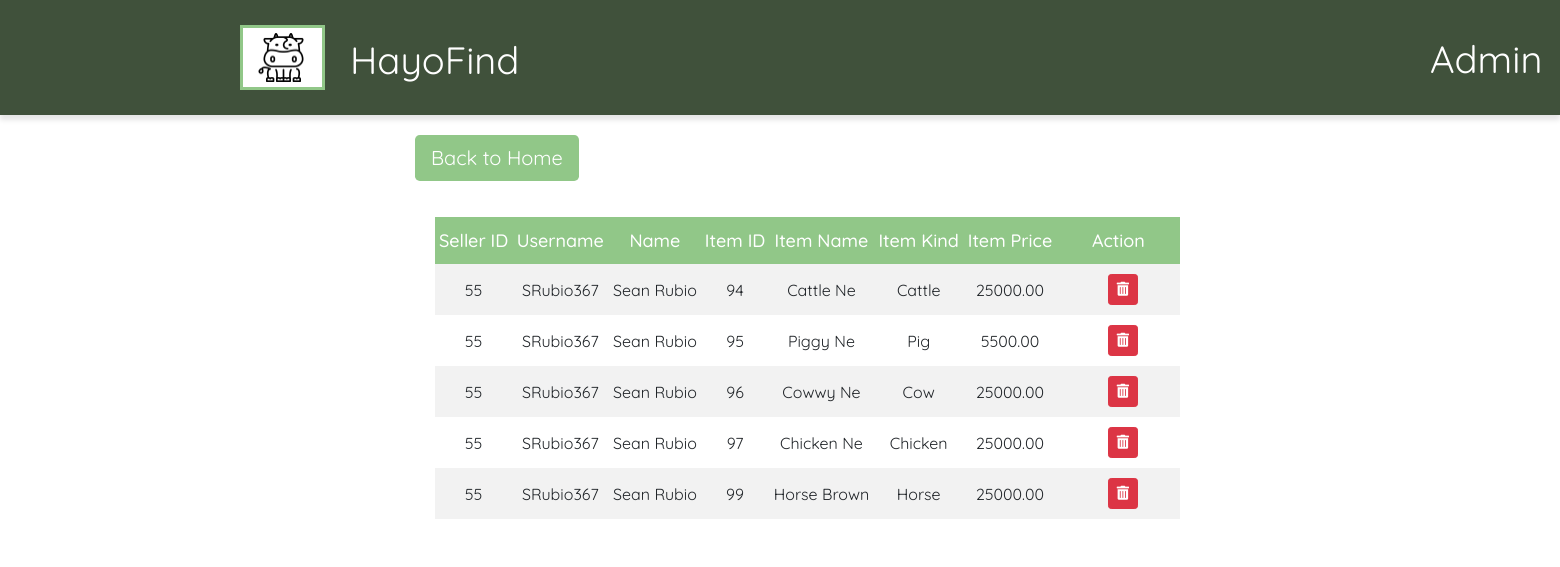
Page /admin/manageSellerProducts.php on the committed database.
### tables this page shows
CREATE TABLE `merchants` (
  `id` int(5) UNSIGNED NOT NULL,
  `fname` varchar(20) NOT NULL,
  `lname` varchar(20) NOT NULL,
  `phoneNumber` varchar(15) NOT NULL,
  `username` varchar(255) NOT NULL,
  `password` varchar(999) NOT NULL,
  `img` varchar(999) NOT NULL,
  `email` varchar(255) NOT NULL,
  `gender` varchar(255) NOT NULL,
  `address` varchar(255) NOT NULL,
  `dob` date DEFAULT NULL,
  `documents` varchar(999) NOT NULL
);

CREATE TABLE `products` (
  `merchantsID_fk` int(5) UNSIGNED NOT NULL,
  `item_ID` int(10) UNSIGNED NOT NULL,
  `item_IMG` varchar(999) NOT NULL,
  `item_Name` varchar(150) NOT NULL,
  `item_Age` int(11) NOT NULL,
  `item_Breed` varchar(150) NOT NULL,
  `item_Price` decimal(10,2) NOT NULL,
  `item_Weight` decimal(10,2) NOT NULL,
  `item_Desc` varchar(999) NOT NULL,
  `item_Stock` int(11) NOT NULL
);

CREATE TABLE `product_kind` (
  `prim_id` int(11) NOT NULL,
  `id` int(10) UNSIGNED NOT NULL,
  `item_Kind` varchar(256) NOT NULL
);

### admin/manageSellerProducts.php (the view, shortened to what this page needs)
<?php
    $con = connection();
?>
<!DOCTYPE html>
<html lang="en">
<head>
    <link rel="stylesheet" href="https://cdnjs.cloudflare.com/ajax/libs/font-awesome/5.15.3/css/all.min.css" />
     <link rel="stylesheet" href="https://stackpath.bootstrapcdn.com/bootstrap/4.4.1/css/bootstrap.min.css">
    <link rel="stylesheet" href="https://use.fontawesome.com/releases/v5.8.2/css/all.css">
    <link href='https://cdn.jsdelivr.net/npm/boxicons@2.0.5/css/boxicons.min.css' rel='stylesheet'>
</head>
<body>
    <?php
        require_once('adminHeader.php');
    ?>
    <div class="container-fluid">
    <a class="mb-3 button" href="index.php" id="backtohome" style="margin-left: 400px;">Back to Home</a>
    <div class="row">
        <div class="card col-lg-12" style="border: none !important; margin-left: 400px;">
            <div class="card-body">
                <table class="table-striped col-md-6 text-center">
                    <thead style="background-color: #91C788 !important; color: white;">
                        <tr>
                            <th>Seller ID</th>
                            <th>Username</th>
                            <th>Name</th>
                            <th>Item ID</th>
                            <th>Item Name</th>
                            <th>Item Kind</th>
                            <th>Item Price</th>
                            <th>Action</th>
                        </tr>
                    </thead>
                    <tbody>
                        <?php
                        $sql = "SELECT * FROM merchants";
                        $result = mysqli_query($con, $sql);
                        while ($row = mysqli_fetch_assoc($result)) {
                            $id = $row['id'];
                            $username = $row['username'];
                            $name = $row['fname'] . ' ' . $row['lname'];
                           $productsSQL = "SELECT p.*, k.item_Kind
                           FROM products p
                           JOIN product_kind k ON p.item_ID = k.id
                           WHERE p.merchantsID_fk = '$id'";
                           $productsResult = mysqli_query($con, $productsSQL);
                            while ($rows = mysqli_fetch_assoc($productsResult)) {
                                $item_ID = $rows['item_ID'];
                                $item_Name = $rows['item_Name'];
                                $item_Kind = $rows['item_Kind'];
                                $item_Price = $rows['item_Price'];
                                echo '<tr>
                                    <td>' . $id . '</td>
                                    <td>' . $username . '</td>
                                    <td>' . $name . ' </td>
                                    <td>' . $item_ID . ' </td>
                                    <td>' . $item_Name . ' </td>
                                    <td>' . $item_Kind . ' </td>
                                    <td>' . $item_Price . ' </td>
                                    <td class="text-center">
                                        <div class="row mx-auto" style="width:112px">
                                            <button class="btn btn-sm btn-primary d-none" type="button">Verify</button>';
                                                echo '<form action="function/_userManage.php" method="POST">
                                                        <button name="removeUser" class="btn btn-sm btn-danger" style="margin-left:9px;"> <i class="fas fa-trash-alt"></i></button>
                                                        <input type="hidden" name="id" value="'.$id. '">
                                                    </form>';
                                    echo '</div>
                                    </td>
                                </tr>';
                            }
                        }
                        ?>
                        </tbody>
                </table>
            </div>
        </div>
    </div>
</div>
</body>
</html>

### admin/adminHeader.php (shortened to what this page needs)
<head>
    <link rel="stylesheet" type="text/css" href="buyer css/loginHeader.css">
    <link rel="stylesheet" href="https://cdnjs.cloudflare.com/ajax/libs/twitter-bootstrap/5.3.1/css/bootstrap.min.css">
     <link rel="stylesheet" href="https://stackpath.bootstrapcdn.com/bootstrap/4.3.1/css/bootstrap.min.css">
</head>
    <div class="container-nav">
        <div class="nav-img">
            <img class="custom-logo-img" src="images/logo.png" alt="registerLogo">
        </div>
        <div class="nav-title">
            <span class="hayofind">HayoFind</span>
        </div>
        <div class="login-title">
                <span class="login">Admin</span>
        </div>
    </div>

### buyer css/loginHeader.css (style rules this page uses)
.container-nav { width: 100%; height: 135px !important; background-color: #40513B; box-shadow: 0 5px 5px rgba(0, 0, 0, 0.1); }
.nav-img { margin-left: 30px; }
.login-title { margin-left: 1430px !important; margin-top: -58px !important; }
.hayofind { color: white !important; font-size: 38px !important; font-family: 'Quicksand'; text-decoration: none !important; }
.login { color: white !important; font-size: 38px !important; font-family: 'Quicksand'; }
.custom-logo-img { height: 65px !important; width: 85px !important; margin-top: 35px; margin-left: 210px; background: #FFFFFF; border: 3px solid #91C788; padding-top: 5px; padding-bottom: 5px; padding-left: 13px; padding-right: 16px; }

### admin/manageSellerProducts.php (style rules this page uses)
.container-fluid { margin-top: 20px !important; font-family: 'Quicksand' !important; }
th { font-size: 18px; font-weight: 500 !important; padding-top: 10px; padding-bottom: 10px; }
td { padding-top: 10px; padding-bottom: 10px; }
#backtohome { display: inline-block; font-weight: 400; text-align: center; white-space: nowrap; vertical-align: middle; user-select: none; padding: 0.5rem 1rem; font-size: 1.25rem; line-height: 1.5; border-radius: 0.3rem; color: #fff; background-color: #91C788; border: none; outline: none; text-decoration: none !important; }

### admin/adminHeader.php (style rules this page uses)
.container-nav { width: 100%; height: 115px !important; background-color: #40513B; box-shadow: 0 5px 5px rgba(0, 0, 0, 0.1); }
.nav-img { margin-left: 30px; }
.login-title { margin-left: 1430px !important; margin-top: -58px !important; }
.nav-title { margin-left: 350px !important; margin-top: -58px !important; }
.hayofind { color: white !important; font-size: 38px !important; font-family: 'Quicksand' !important; }
.login { color: white !important; font-size: 38px !important; font-family: 'Quicksand'; }
.custom-logo-img { height: 65px !important; width: 85px !important; margin-top: 25px; margin-left: 210px; background: #FFFFFF; border: 3px solid #91C788; padding-top: 5px; padding-bottom: 5px; padding-left: 13px; padding-right: 16px; }

### rows in the picture
merchants: id "55", username "SRubio367", name "Sean Rubio"
products: item_ID "94", item_Name "Cattle Ne", product_kind.item_Kind "Cattle", item_Price "25000.00"
products: item_ID "95", item_Name "Piggy Ne", product_kind.item_Kind "Pig", item_Price "5500.00"
products: item_ID "96", item_Name "Cowwy Ne", product_kind.item_Kind "Cow", item_Price "25000.00"
products: item_ID "97", item_Name "Chicken Ne", product_kind.item_Kind "Chicken", item_Price "25000.00"
products: item_ID "99", item_Name "Horse Brown", product_kind.item_Kind "Horse", item_Price "25000.00"
